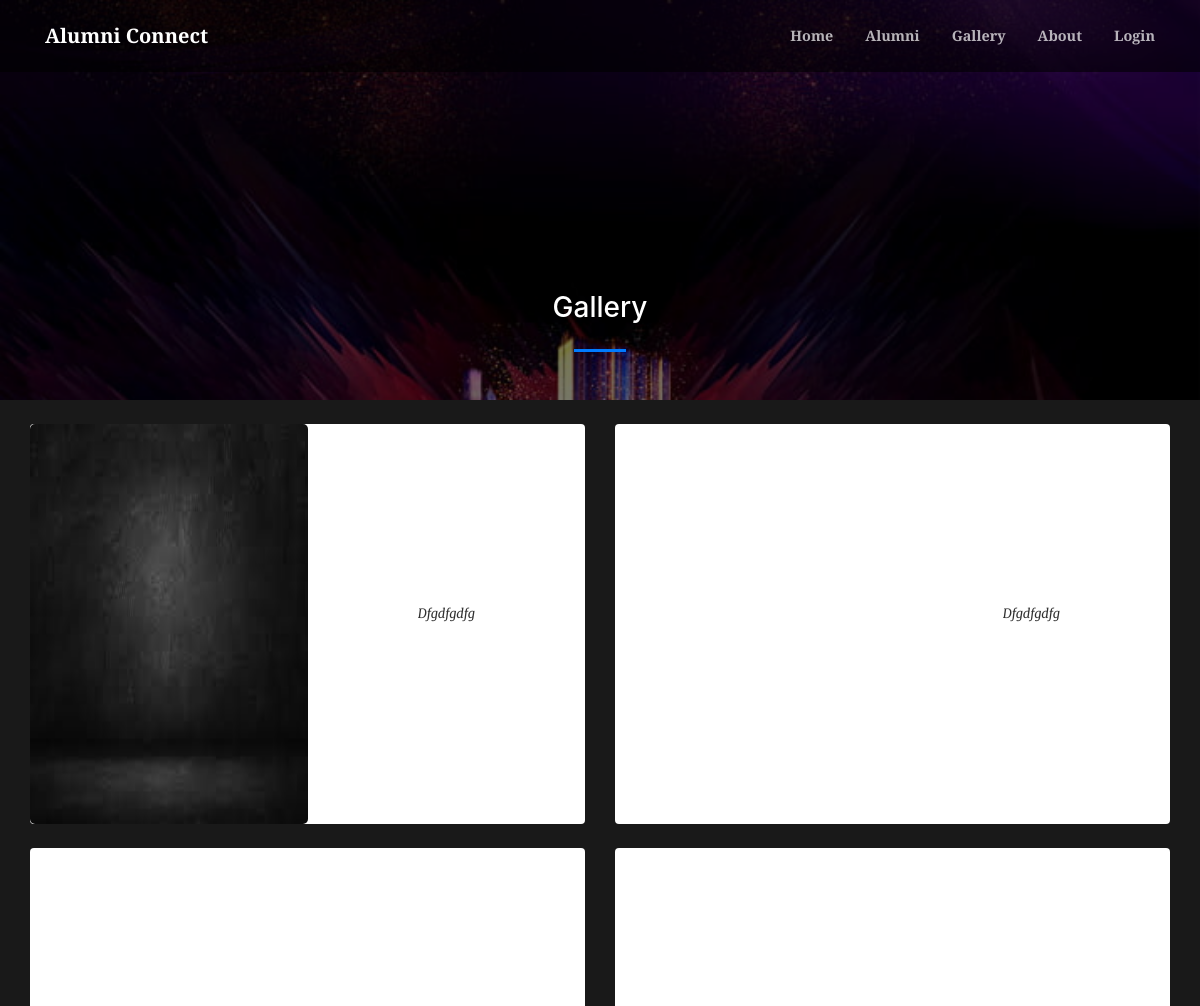
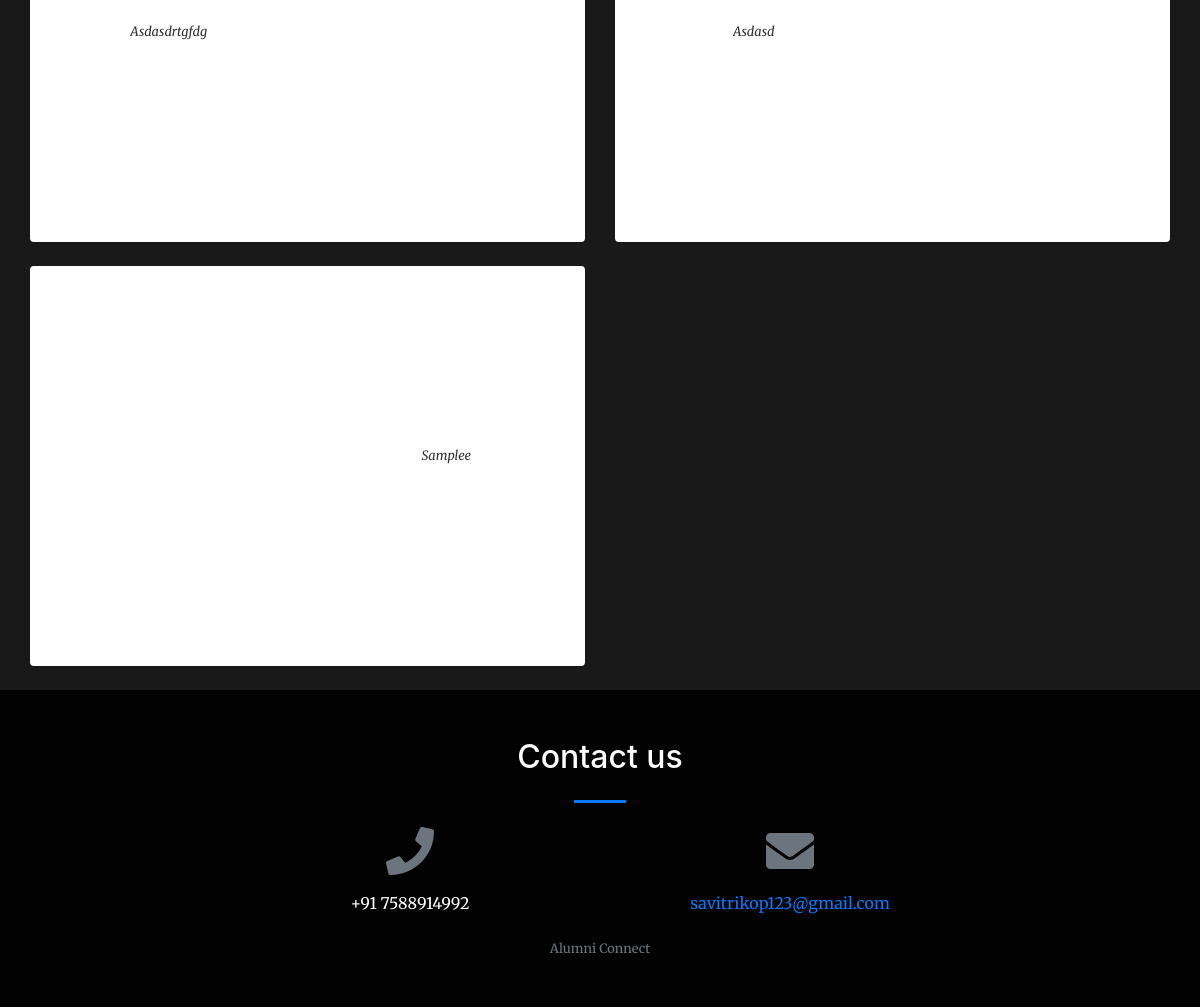
The page /index.php?page=gallery on the database its author committed (2 pictures, top to bottom).
### tables this page shows
CREATE TABLE `gallery` (
  `id` int(30) NOT NULL,
  `about` text NOT NULL,
  `created` datetime NOT NULL DEFAULT current_timestamp()
);

### gallery.php (the view, shortened to what this page needs)
<?php
include 'admin/db_connect.php';
?>
        <header class="masthead">
            <div class="container-fluid h-100">
                <div class="row h-100 align-items-center justify-content-center text-center">
                    <div class="col-lg-8 align-self-end mb-4 page-title">
                        <h3 class="text-white">Gallery</h3>
                        <hr class="divider my-4" />
                    </div>
                </div>
            </div>
        </header>
            <div class="container-fluid mt-3 pt-2">
                <div class="row-items">
                <div class="col-lg-12">
                    <div class="row">
                <?php
                $rtl ='rtl';
                $ci= 0;
                $img = array();
                $fpath = 'admin/assets/uploads/gallery';
                $files= is_dir($fpath) ? scandir($fpath) : array();
                foreach($files as $val){
                    if(!in_array($val, array('.','..'))){
                        $n = explode('_',$val);
                        $img[$n[0]] = $val;
                    }
                }
                $gallery = $conn->query("SELECT * from gallery order by id desc");
                while($row = $gallery->fetch_assoc()):
                    $ci++;
                    if($ci < 3){
                        $rtl = '';
                    }else{
                        $rtl = 'rtl';
                    }
                    if($ci == 4){
                        $ci = 0;
                    }
                ?>
                <div class="col-md-6">
                <div class="card gallery-list <?php echo $rtl ?>" data-id="<?php echo $row['id'] ?>">
                        <div class="gallery-img" card-img-top>
                            <img src="<?php echo isset($img[$row['id']]) && is_file($fpath.'/'.$img[$row['id']]) ? $fpath.'/'.$img[$row['id']] :'' ?>" alt="">
                        </div>
                    <div class="card-body">
                        <div class="row align-items-center justify-content-center text-center h-100">
                            <div class="">
                                <div>
                                <span class="truncate" style="font-size: inherit;"><small><?php echo ucwords($row['about']) ?></small></span>
                                    <br>
                                </div>
                            </div>
                        </div>
                    </div>
                </div>
                <br>
                </div>
                <?php endwhile; ?>
                </div>
                </div>
                </div>
            </div>

### gallery.php (style rules this page uses)
.gallery-list { cursor: pointer; border: unset; flex-direction: inherit; }
.gallery-img,.gallery-list .card-body { width: calc(50%) }
.gallery-img img { border-radius: 5px; min-height: 50vh; max-width: calc(100%); }
header.masthead,header.masthead:before { min-height: 50vh !important; height: 50vh !important }
.row-items { position: relative; }
.rtl { direction: rtl ; }
.masthead { min-height: 23vh !important; height: 23vh !important; }
.masthead:before { min-height: 23vh !important; height: 23vh !important; }

### rows shown on the page
gallery: about "Dfgdfgdfg"
gallery: about "Dfgdfgdfg"
gallery: about "Asdasdrtgfdg"
gallery: about "Asdasd"
gallery: about "Samplee"

### other values the page prints
$_SESSION['system']['name'] "Alumni Connect"
$_SESSION['system']['contact'] "+91 7588914992"
$_SESSION['system']['email'] "savitrikop123@gmail.com"
